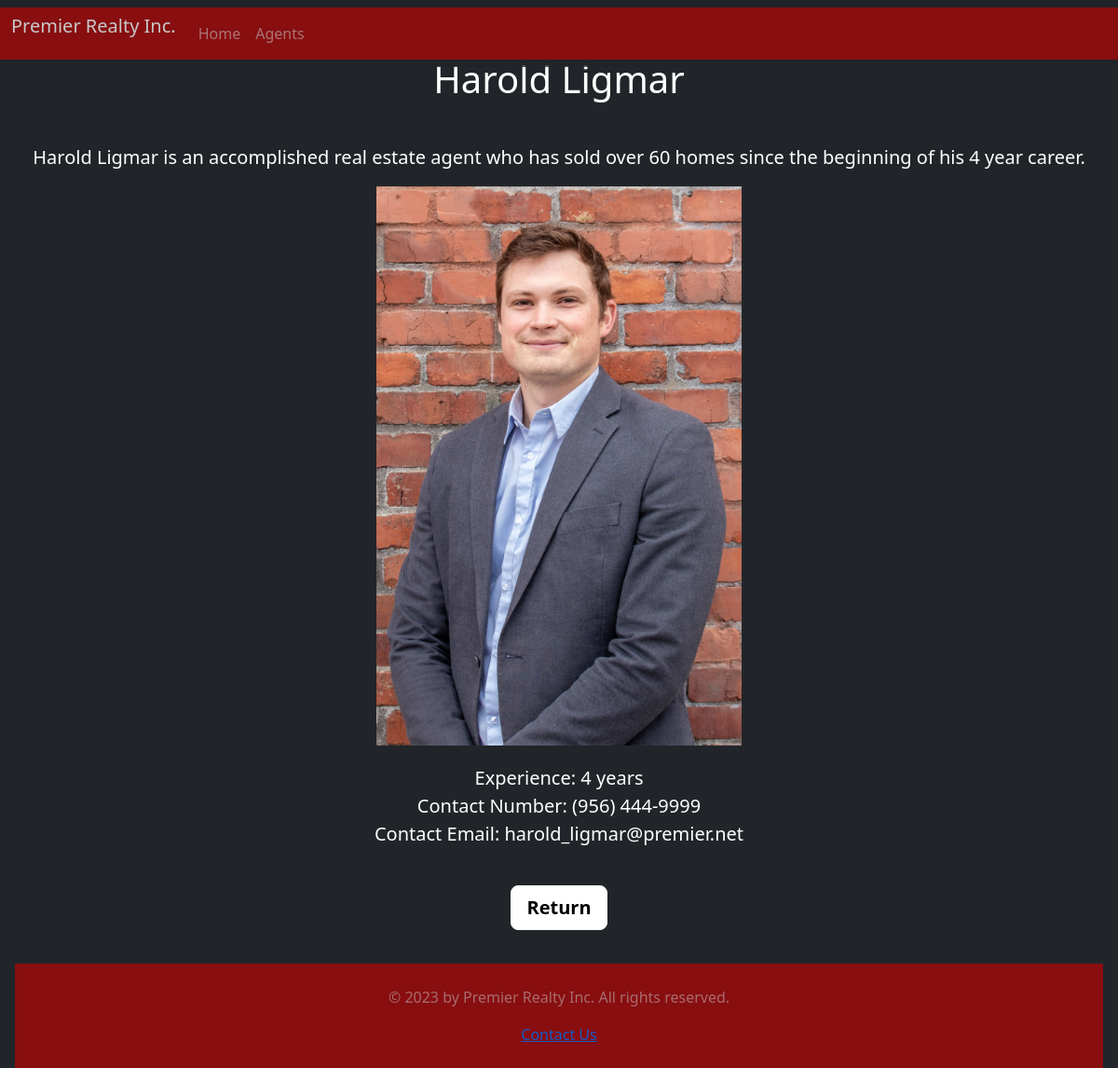
The page /agents/1 on the database its author committed.
### agents/models.py (models this page shows, shortened)
class Agent(models.Model):
	firstName = models.CharField(max_length=25)
	lastName = models.CharField(max_length=25)
	picture = models.ImageField(upload_to='images/')
	about = models.CharField(max_length=300)
	experience = models.CharField(max_length=25)
	number = models.CharField(max_length=25)
	email = models.CharField(max_length=50)

### agents/views.py (the view)
# urls.py: path('agents/<int:agent_id>', agents.views.detail, name='detail'),
def detail(request, agent_id):
	agent_detail = get_object_or_404(Agent, pk=agent_id)
	return render(request, 'agents/detail.html', {'agent':agent_detail})

### agents/templates/agents/detail.html (shortened to what this page needs)
{% extends 'agents/base.html' %}
{% block 'body' %}
<h1 style="margin: 45px 0px">{{ agent.firstName }} {{ agent.lastName }}</h1>
<p class="lead">
	{{ agent.about }}
</p>
<img src="{{ agent.picture.url }}" height=600></img>
<p class="lead" style="margin:20px 0px">
	Experience: {{ agent.experience }}
	<br>
	Contact Number: {{ agent.number }}
	<br>
	Contact Email: {{ agent.email }}
</p>
<p class="lead">
	<a
		href="{% url 'agents' %}"
		class="btn btn-lg btn-light fw-bold border-white bg-white"
		style="margin:20px 0px"
		>Return</a
	>
</p>
{% endblock %}

### rows shown on the page
Agent: firstName "Harold", lastName "Ligmar", about "Harold Ligmar is an accomplished real estate agent who has sold over 60 homes since the beginning of his 4 year career.", picture (picture), experience "4 years", number "(956) 444-9999", email "harold_ligmar@premier.net"
